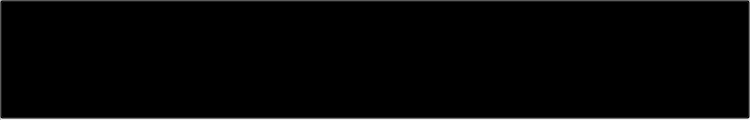
<?xml version="1.0" encoding="UTF-8"?>
<ui version="4.0">
 <class>Form</class>
 <widget class="QWidget" name="Form">
  <property name="geometry">
   <rect>
    <x>0</x>
    <y>0</y>
    <width>750</width>
    <height>120</height>
   </rect>
  </property>
  <property name="sizePolicy">
   <sizepolicy hsizetype="Expanding" vsizetype="Maximum">
    <horstretch>0</horstretch>
    <verstretch>0</verstretch>
   </sizepolicy>
  </property>
  <property name="minimumSize">
   <size>
    <width>750</width>
    <height>119</height>
   </size>
  </property>
  <property name="maximumSize">
   <size>
    <width>750</width>
    <height>1000</height>
   </size>
  </property>
  <property name="windowTitle">
   <string>Form</string>
  </property>
  <widget class="QWidget" name="horizontalLayoutWidget_3">
   <property name="geometry">
    <rect>
     <x>0</x>
     <y>0</y>
     <width>752</width>
     <height>121</height>
    </rect>
   </property>
   <layout class="QHBoxLayout" name="horizontalLayout_3">
    <property name="spacing">
     <number>0</number>
    </property>
    <property name="sizeConstraint">
     <enum>QLayout::SetMaximumSize</enum>
    </property>
    <item>
     <widget class="QFrame" name="frame">
      <property name="styleSheet">
       <string notr="true">QFrame {background-color: rgb(240, 240, 240)};</string>
      </property>
      <property name="frameShape">
       <enum>QFrame::StyledPanel</enum>
      </property>
      <property name="frameShadow">
       <enum>QFrame::Raised</enum>
      </property>
     </widget>
    </item>
   </layout>
  </widget>
  <widget class="QWidget" name="horizontalLayoutWidget">
   <property name="geometry">
    <rect>
     <x>0</x>
     <y>0</y>
     <width>751</width>
     <height>118</height>
    </rect>
   </property>
   <layout class="QHBoxLayout" name="horizontalLayout">
    <property name="spacing">
     <number>6</number>
    </property>
    <property name="sizeConstraint">
     <enum>QLayout::SetMinimumSize</enum>
    </property>
    <property name="leftMargin">
     <number>9</number>
    </property>
    <property name="topMargin">
     <number>9</number>
    </property>
    <property name="rightMargin">
     <number>9</number>
    </property>
    <property name="bottomMargin">
     <number>9</number>
    </property>
    <item>
     <widget class="QLabel" name="picture">
      <property name="sizePolicy">
       <sizepolicy hsizetype="Maximum" vsizetype="Fixed">
        <horstretch>0</horstretch>
        <verstretch>0</verstretch>
       </sizepolicy>
      </property>
      <property name="minimumSize">
       <size>
        <width>100</width>
        <height>100</height>
       </size>
      </property>
      <property name="text">
       <string/>
      </property>
      <property name="scaledContents">
       <bool>true</bool>
      </property>
     </widget>
    </item>
    <item>
     <spacer name="verticalSpacer">
      <property name="orientation">
       <enum>Qt::Horizontal</enum>
      </property>
      <property name="sizeType">
       <enum>QSizePolicy::Fixed</enum>
      </property>
      <property name="sizeHint" stdset="0">
       <size>
        <width>10</width>
        <height>10</height>
       </size>
      </property>
     </spacer>
    </item>
    <item>
     <layout class="QVBoxLayout" name="info">
      <property name="spacing">
       <number>0</number>
      </property>
      <item>
       <widget class="QLabel" name="name">
        <property name="font">
         <font>
          <family>Futura Lt BT</family>
          <pointsize>21</pointsize>
          <weight>50</weight>
          <italic>false</italic>
          <bold>false</bold>
          <underline>false</underline>
          <kerning>true</kerning>
         </font>
        </property>
        <property name="text">
         <string>Goodbye</string>
        </property>
        <property name="alignment">
         <set>Qt::AlignBottom|Qt::AlignLeading|Qt::AlignLeft</set>
        </property>
        <property name="wordWrap">
         <bool>false</bool>
        </property>
        <property name="margin">
         <number>0</number>
        </property>
       </widget>
      </item>
      <item>
       <widget class="QLabel" name="artist">
        <property name="maximumSize">
         <size>
          <width>16777215</width>
          <height>43</height>
         </size>
        </property>
        <property name="font">
         <font>
          <family>Futura Lt BT</family>
          <pointsize>12</pointsize>
          <weight>50</weight>
          <bold>false</bold>
          <kerning>false</kerning>
         </font>
        </property>
        <property name="layoutDirection">
         <enum>Qt::LeftToRight</enum>
        </property>
        <property name="autoFillBackground">
         <bool>false</bool>
        </property>
        <property name="styleSheet">
         <string notr="true">QLabel { color : grey; }</string>
        </property>
        <property name="frameShape">
         <enum>QFrame::NoFrame</enum>
        </property>
        <property name="lineWidth">
         <number>1</number>
        </property>
        <property name="midLineWidth">
         <number>1</number>
        </property>
        <property name="text">
         <string>Port</string>
        </property>
        <property name="alignment">
         <set>Qt::AlignLeading|Qt::AlignLeft|Qt::AlignTop</set>
        </property>
        <property name="margin">
         <number>0</number>
        </property>
        <property name="indent">
         <number>2</number>
        </property>
       </widget>
      </item>
     </layout>
    </item>
    <item>
     <widget class="QLabel" name="duration">
      <property name="sizePolicy">
       <sizepolicy hsizetype="Fixed" vsizetype="Maximum">
        <horstretch>0</horstretch>
        <verstretch>0</verstretch>
       </sizepolicy>
      </property>
      <property name="minimumSize">
       <size>
        <width>40</width>
        <height>0</height>
       </size>
      </property>
      <property name="font">
       <font>
        <family>Futura Lt BT</family>
        <pointsize>12</pointsize>
       </font>
      </property>
      <property name="text">
       <string>3:03</string>
      </property>
      <property name="alignment">
       <set>Qt::AlignCenter</set>
      </property>
     </widget>
    </item>
   </layout>
  </widget>
  <widget class="QWidget" name="horizontalLayoutWidget_2">
   <property name="geometry">
    <rect>
     <x>0</x>
     <y>0</y>
     <width>752</width>
     <height>121</height>
    </rect>
   </property>
   <layout class="QHBoxLayout" name="horizontalLayout_2">
    <property name="spacing">
     <number>0</number>
    </property>
    <property name="sizeConstraint">
     <enum>QLayout::SetMaximumSize</enum>
    </property>
    <item>
     <widget class="QPushButton" name="button">
      <property name="enabled">
       <bool>true</bool>
      </property>
      <property name="sizePolicy">
       <sizepolicy hsizetype="MinimumExpanding" vsizetype="MinimumExpanding">
        <horstretch>0</horstretch>
        <verstretch>0</verstretch>
       </sizepolicy>
      </property>
      <property name="minimumSize">
       <size>
        <width>750</width>
        <height>119</height>
       </size>
      </property>
      <property name="maximumSize">
       <size>
        <width>0</width>
        <height>119</height>
       </size>
      </property>
      <property name="autoFillBackground">
       <bool>false</bool>
      </property>
      <property name="styleSheet">
       <string notr="true">QPushButton {  background-color: rgb(0, 0, 0, 0); } QPushButton:hover {  background-color: rgb(0, 0, 0, 50); }</string>
      </property>
      <property name="text">
       <string/>
      </property>
     </widget>
    </item>
   </layout>
  </widget>
  <widget class="QPushButton" name="playButton">
   <property name="geometry">
    <rect>
     <x>640</x>
     <y>40</y>
     <width>40</width>
     <height>40</height>
    </rect>
   </property>
   <property name="maximumSize">
    <size>
     <width>50</width>
     <height>50</height>
    </size>
   </property>
   <property name="styleSheet">
    <string notr="true">QPushButton {background-image: url('play_icon.png'); border: none;}</string>
   </property>
   <property name="text">
    <string/>
   </property>
  </widget>
 </widget>
 <resources/>
 <connections/>
</ui>
